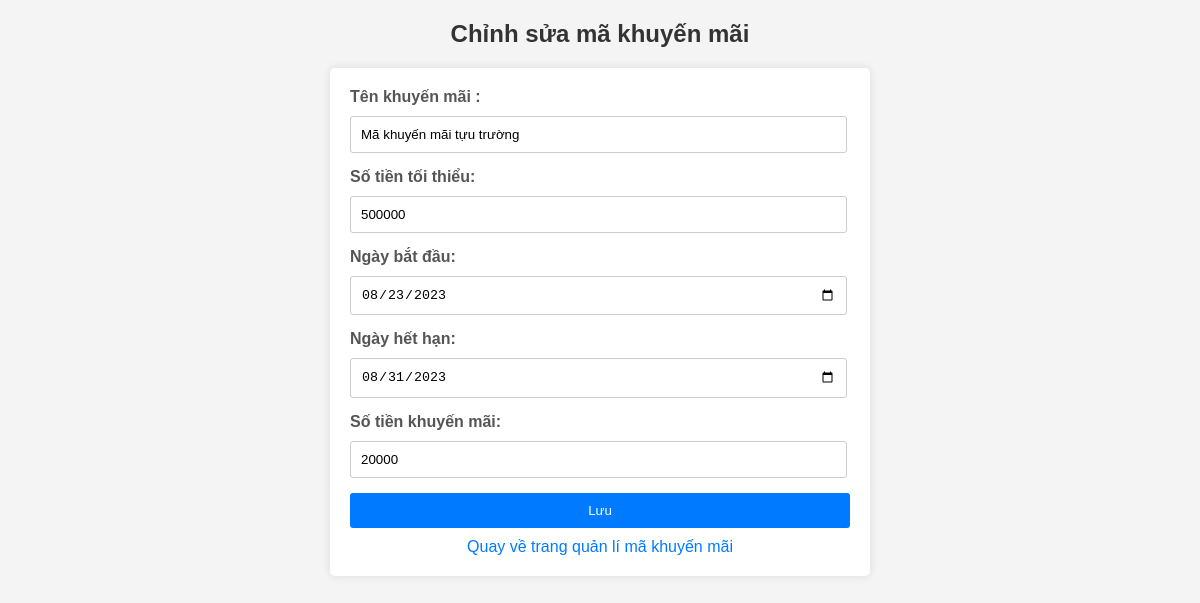
/layout/edit_ma_khuyen_mai.php?id=11, run on the app's committed database.
### tables this page shows
CREATE TABLE `ma_khuyen_mai` (
  `id_ma_khuyen_mai` int(11) NOT NULL,
  `ten_khuyen_mai` varchar(255) NOT NULL,
  `so_tien_toi_thieu` decimal(10,0) NOT NULL,
  `ngay_bat_dau` date NOT NULL,
  `ngay_het_han` date NOT NULL,
  `so_tien_khuyen_mai` decimal(10,0) NOT NULL
);

### layout/MaKhuyenMaiModel.php (called while the page is built)
<?php
class MaKhuyenMaiModel {
    private $conn;
    public function __construct($conn) {
        $this->conn = $conn;
    }
    public function getMaKhuyenMaiById($id) {
        $sql = "SELECT * FROM ma_khuyen_mai WHERE id_ma_khuyen_mai = $id";
        $result = $this->conn->query($sql);
        if ($result->num_rows == 1) {
            return $result->fetch_assoc();
        } else {
            return false;
        }
    }
}
?>

### layout/view/edit_ma_khuyen_mai_view.php (the view, shortened to what this page needs)
<!DOCTYPE html>
<html>
<head>
    <link rel="stylesheet" type="text/css" href="/css/edit_ma_khuyen_mai.css">
</head>
<body>
    <h2>Chỉnh sửa mã khuyến mãi</h2>
    <form action="/action/edit_ma_khuyen_mai.php" method="post">
        <label for="ten_khuyen_mai">Tên khuyến mãi :</label>
        <input type="text" name="ten_khuyen_mai" value="<?php echo $maKhuyenMai['ten_khuyen_mai']; ?>" required><br>
        <label for="so_tien_toi_thieu">Số tiền tối thiểu:</label>
        <input type="number" name="so_tien_toi_thieu" step="1000" value="<?php echo $maKhuyenMai['so_tien_toi_thieu']; ?>" required><br>
        <label for="ngay_bat_dau">Ngày bắt đầu:</label>
        <input type="date" name="ngay_bat_dau" value="<?php echo $maKhuyenMai['ngay_bat_dau']; ?>" required><br>
        <label for="ngay_het_han">Ngày hết hạn:</label>
        <input type="date" name="ngay_het_han" value="<?php echo $maKhuyenMai['ngay_het_han']; ?>" required><br>
        <label for="so_tien_khuyen_mai">Số tiền khuyến mãi:</label>
        <input type="number" name="so_tien_khuyen_mai" step="1000" value="<?php echo $maKhuyenMai['so_tien_khuyen_mai']; ?>" required><br>
        <input type="submit" value="Lưu">
        <a href="/layout/display_khuyen_mai_controller.php" class="backmakm">Quay về trang quản lí mã khuyến mãi</a>
    </form>
</body>
</html>

### css/edit_ma_khuyen_mai.css (style rules this page uses)
body { font-family: Arial, sans-serif; background-color: #f4f4f4; margin: 0; padding: 0; }
h2 { color: #333; margin-top: 20px; text-align: center; }
form { max-width: 500px; width: 100%; padding: 20px; background: #fff; border-radius: 5px; box-shadow: 0 0 10px rgba(0, 0, 0, 0.1); margin: auto; }
label { display: block; margin-bottom: 10px; font-weight: bold; color: #555; }
input[type="text"], input[type="number"], input[type="date"] { width: 95%; padding: 10px; margin-bottom: 15px; border: 1px solid #ccc; border-radius: 3px; }
input[type="submit"] { display: block; width: 100%; background-color: #007bff; color: #fff; border: none; padding: 10px; border-radius: 3px; cursor: pointer; }
a.backmakm { display: flex; justify-content: center; align-items: center; margin-top: 10px; color: #007bff; text-decoration: none; transition: color 0.3s; text-align: center; }

### data on the page
ma_khuyen_mai: ten_khuyen_mai "Mã khuyến mãi tựu trường", so_tien_toi_thieu "500000", ngay_bat_dau "08/23/2023", ngay_het_han "08/31/2023", so_tien_khuyen_mai "20000"
